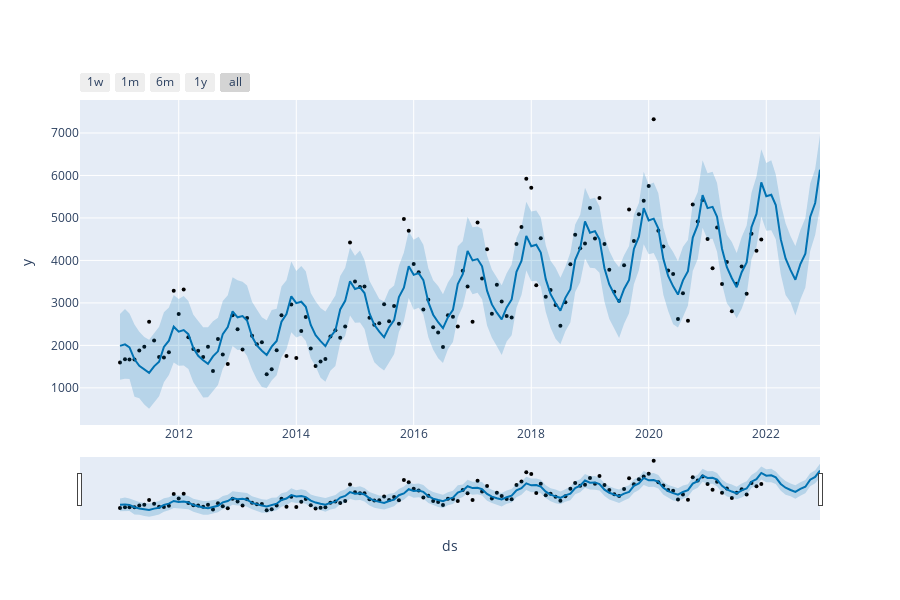

Notebook cell for this chart:
### Code cell
plot_plotly(model_wind, forecast_wind)

### Figure 1 — Plotly figure (JSON) as saved in the notebook; plotly's stock layout.template omitted (floating-point values rounded to 4 significant figures; data arrays with more than 128 entries replaced by an {"elided": "..."} marker saying what was removed)
{"data": [{"marker": {"color": "black", "size": 4}, "mode": "markers", "name": "Actual", "type": "scatter", "x": {"elided": "132 str values"}, "y": {"elided": "132 float values"}}, {"hoverinfo": "skip", "line": {"width": 0}, "mode": "lines", "type": "scatter", "x": {"elided": "144 str values"}, "y": {"elided": "144 float values"}}, {"fill": "tonexty", "fillcolor": "rgba(0, 114, 178, 0.2)", "line": {"color": "#0072B2", "width": 2}, "mode": "lines", "name": "Predicted", "type": "scatter", "x": {"elided": "144 str values"}, "y": {"elided": "144 float values"}}, {"fill": "tonexty", "fillcolor": "rgba(0, 114, 178, 0.2)", "hoverinfo": "skip", "line": {"width": 0}, "mode": "lines", "type": "scatter", "x": {"elided": "144 str values"}, "y": {"elided": "144 float values"}}], "layout": {"height": 600, "showlegend": false, "width": 900, "xaxis": {"rangeselector": {"buttons": [{"count": 7, "label": "1w", "step": "day", "stepmode": "backward"}, {"count": 1, "label": "1m", "step": "month", "stepmode": "backward"}, {"count": 6, "label": "6m", "step": "month", "stepmode": "backward"}, {"count": 1, "label": "1y", "step": "year", "stepmode": "backward"}, {"step": "all"}]}, "rangeslider": {"visible": true}, "title": {"text": "ds"}, "type": "date"}, "yaxis": {"title": {"text": "y"}}}}
